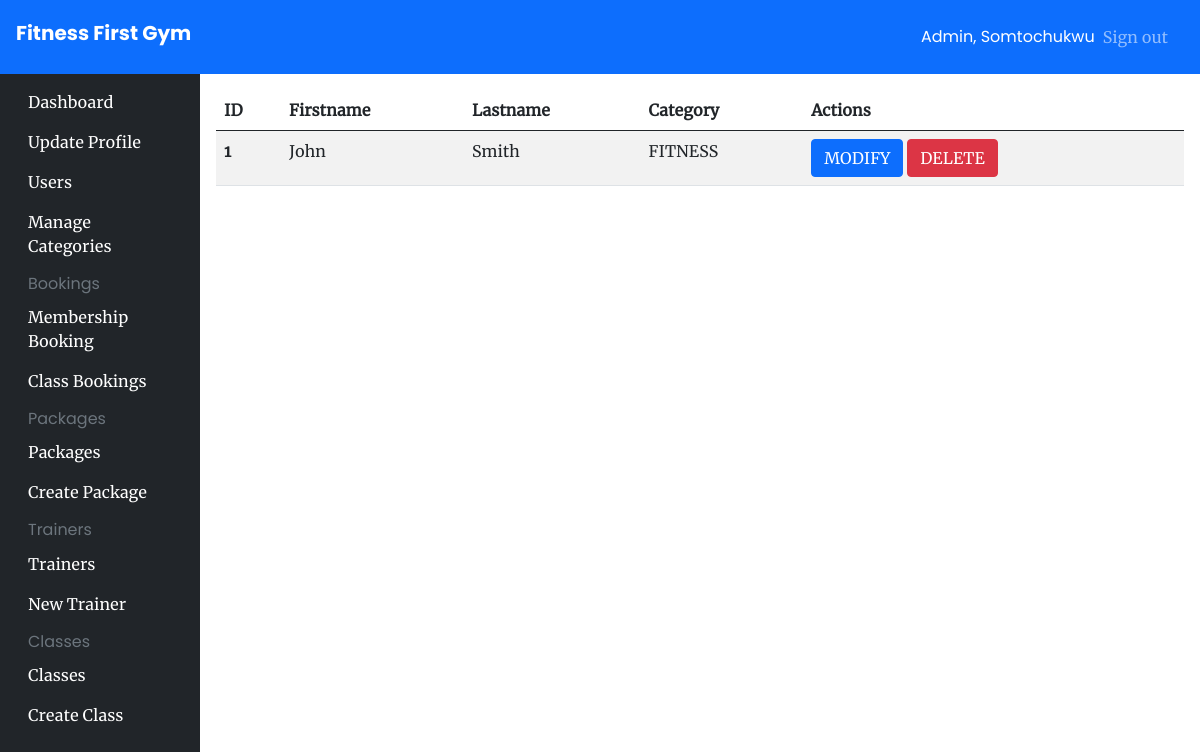
/admin/trainer/all (signed in), run on an earlier commit of the app's database.
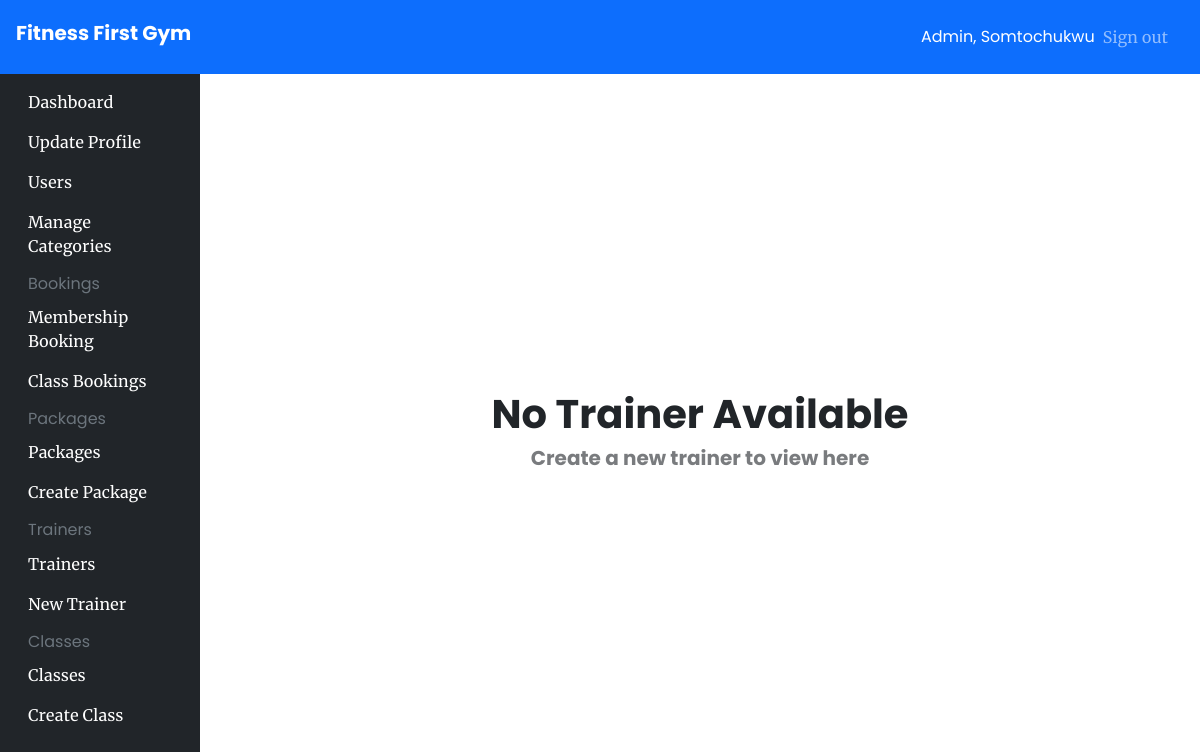
And on a later commit of the database.
### app/models/__init__.py (models this page shows, shortened)
class User(UserMixin, db.Model):
    id = db.Column(db.Integer, primary_key=True)
    firstname = db.Column(db.String(200), nullable=False)
    lastname = db.Column(db.String(200), nullable=True)
    email = db.Column(db.String(100), nullable=False, unique=True)
    password = db.Column(db.String(200), nullable=False)
    isAdmin = db.Column(db.Boolean(), default=False)
    createdAt = db.Column(db.DateTime, default=datetime.utcnow)
    payment_details = db.relationship('PaymentDetails', uselist=False, back_populates='user')
    membership = db.relation('Membership', uselist=False, back_populates='user')

class Trainer(db.Model):
    id = db.Column(db.Integer, primary_key=True)
    firstname = db.Column(db.String(100), nullable=False)
    lastname = db.Column(db.String(100), nullable=False)
    category_id = db.Column(db.Integer, db.ForeignKey('category.id'))
    category = db.relationship('Category', backref=db.backref('trainer_category', lazy='dynamic'))

### app/models/Package.py (models this page shows)
class Category(db.Model):
    id = db.Column(db.Integer, primary_key=True)
    name = db.Column(db.String(50), unique=True)

### app/trainer_views.py (the view)
@app.route('/admin/trainer/all', methods=['GET'])
@login_required
@authorize_request
def all_trainers():
    trainers = Trainer.query.all()
    if trainers is None:
        flash('No Trainers Available')
        return redirect(url_for('all_trainers'))
    return render_template('pages/admin/trainer/preview.html', trainers=trainers)

### app/admin_views.py (called while the page is built)
def authorize_request(view_func):
   @wraps(view_func)
   def wrapped_view(*args, **kwargs):
      try:
         if current_user.isAdmin:
               return view_func(*args, **kwargs)
         else:
            flash('Unauthorized')
            return redirect('/')
      except Exception as error:
         return render_template('pages/error/500.html', error=error)
   return wrapped_view

### app/models/__init__.py (called while the page is built)
@login_manager.user_loader
def load_user(id):
    return User.query.get(id)

### app/templates/pages/admin/trainer/preview.html (shortened to what this page needs)
{% extends "components/admin_base.html" %}
{% block content %}
{% if not trainers %}
<div class="container my-4" style="min-height: 80vh; display: grid; place-content: center;">
    <h1 class="text-center">No Trainer Available</h1>
    <p class="h5 text-center" style="opacity: .6;">Create a new trainer to view here</p>
</div>
{% else %}
<table class="table table-striped table-hover">
    <thead>
        <tr>
            <th scope="col">ID</th>
            <th scope="col">Firstname</th>
            <th scope="col">Lastname</th>
            <th scope="col">Category</th>
            <th scope="col">Actions</th>
        </tr>
    </thead>
    <tbody>
        {% if trainers %}
        {% for trainer in trainers %}
        <tr>
            <th scope="row">{{trainer.id}}</th>
            <td>{{trainer.firstname}}</td>
            <td>{{trainer.lastname}}</td>
            <td>{{trainer.category.name}}</td>
            <td class="d-flex-col">
                <a href="/admin/trainer/edit/{{trainer.id}}" class="btn btn-primary text-white">MODIFY</a>
                <a href="/admin/trainer/delete/{{trainer.id}}" class="btn btn-danger text-white">DELETE</a>
            </td>
        </tr>
        {% endfor %}
        {% endif %}
    </tbody>
</table>
{% endif %}
{% endblock content %}

### app/templates/components/admin_base.html (shortened to what this page needs)
<!DOCTYPE html>
<html lang="en">
<head>
    <link rel="stylesheet" href="{{url_for('static', filename='css/bootstrap.min.css')}}" />
    <link rel="stylesheet" href="{{url_for('static', filename='css/main.css')}}" />
</head>
<body class="relative">
    <main>
        <nav class="navbar navbar-dark sticky-top bg-primary flex-md-nowrap p-3">
            <a class="navbar-brand h2 col-sm-3 col-md-2 mr-0" href="/">Fitness First Gym</a>
            <div class="navbar-nav px-3">
                <div class="nav-item text-nowrap d-flex align-items-center">
                    <span class="text-white mx-2">Admin, {{current_user.firstname}}</span>
                    <a class="nav-link" href="/auth/logout">Sign out</a>
                </div>
            </div>
        </nav>
        <div>
            <div class="container-fluid">
                <div class="row">
                    {% include "components/admin_navbar.html" %}
                    <main role="main" class="relative col-md-9 ml-sm-auto col-lg-10 p-3">
                        {% block content %} {% endblock %}
                    </main>
                </div>
            </div>
        </div>
    </main>
</body>
</html>

### app/templates/components/admin_navbar.html
<nav class="vh-100 col-md-2 d-none d-md-block bg-dark sidebar sidebar-fixed py-2" style="overflow-y: auto;">
    <ul class="nav flex-column">
      <li class="nav-item">
        <a class="nav-link text-white" href="/admin/dashboard">Dashboard</a>
      </li>
    </ul>
    <ul class="nav flex-column">
      <li class="nav-item">
        <a class="nav-link text-white" href="/profile">Update Profile</a>
      </li>
    </ul>
    <ul class="nav flex-column">
      <li class="nav-item">
        <a class="nav-link text-white" href="/users/all">Users</a>
      </li>
    </ul>
    <ul class="nav flex-column">
      <li class="nav-item">
        <a class="nav-link text-white" href="/admin/categories">Manage Categories</a>
      </li>
    </ul>
    <h6 class="sidebar-heading d-flex justify-content-between align-items-center px-3 mt-2 mb-1 text-muted">
      <span>Bookings</span>
    </h6>
    <ul class="nav flex-column">
      <li class="nav-item"><a class="nav-link text-white" href="/admin/booking/memberships">Membership Booking</a></li>
      <li class="nav-item"><a class="nav-link text-white" href="/admin/booking/classes">Class Bookings</a></li>
    </ul>
    <h6 class="sidebar-heading d-flex justify-content-between align-items-center px-3 mt-2 mb-1 text-muted">
      <span>Packages</span>
    </h6>
    <ul class="nav flex-column">
      <li class="nav-item"><a class="nav-link text-white" href="/admin/package/all">Packages</a></li>
      <li class="nav-item"><a class="nav-link text-white" href="/admin/package/new">Create Package</a></li>
    </ul>
    <h6 class="sidebar-heading d-flex justify-content-between align-items-center px-3 mt-2 mb-1 text-muted">
      <span>Trainers</span>
    </h6>
    <ul class="nav flex-column mb-2">
      <li class="nav-item"><a class="nav-link text-white" href="/admin/trainer/all">Trainers</a></li>
      <li class="nav-item"><a class="nav-link text-white" href="/admin/trainer/new">New Trainer</a></li>
    </ul>
    <h6 class="sidebar-heading d-flex justify-content-between align-items-center px-3 mt-2 mb-1 text-muted">
      <span>Classes</span>
    </h6>
    <ul class="nav flex-column mb-2">
      <li class="nav-item"><a class="nav-link text-white" href="/admin/class/all">Classes</a></li>
      <li class="nav-item"><a class="nav-link text-white" href="/admin/class/new">Create Class</a></li>
    </ul>
</nav>

### app/static/css/main.css (style rules this page uses)
body { font-family: 'Merriweather'; }
h1, h2, h3, h4 , h5 , h6, .h1, .h2, .h3, .h4 , .h5 , .h6 { font-family: 'PoppinsBold'; font-weight: 500; }
span, p { font-family: 'Poppins'; }

What changed in the data, as far as the page shows it:
removed Trainer: id "1", firstname "John", lastname "Smith", category.name "FITNESS"
Also different on the page:
text no longer shown: "ID Firstname Lastname Category Actions"
text now shown: "No Trainer Available Create a new trainer to view here"
